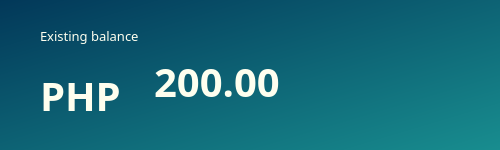
               <widget class="QWidget" name="existing_balance" native="true">
                <property name="sizePolicy">
                 <sizepolicy hsizetype="Fixed" vsizetype="Fixed">
                  <horstretch>0</horstretch>
                  <verstretch>0</verstretch>
                 </sizepolicy>
                </property>
                <property name="minimumSize">
                 <size>
                  <width>500</width>
                  <height>150</height>
                 </size>
                </property>
                <property name="maximumSize">
                 <size>
                  <width>500</width>
                  <height>500</height>
                 </size>
                </property>
                <property name="styleSheet">
                 <string notr="true">background-color: qlineargradient(spread:pad, x1:0, y1:0, x2:1, y2:1, stop:0 rgba(2, 56, 89, 255), stop:1 rgba(24, 141, 143, 255));
</string>
                </property>
                <widget class="QPlainTextEdit" name="balance_text">
                 <property name="geometry">
                  <rect>
                   <x>150</x>
                   <y>50</y>
                   <width>241</width>
                   <height>61</height>
                  </rect>
                 </property>
                 <property name="font">
                  <font>
                   <family>Poppins</family>
                   <pointsize>30</pointsize>
                   <weight>75</weight>
                   <bold>true</bold>
                  </font>
                 </property>
                 <property name="styleSheet">
                  <string notr="true">color: rgb(254, 255, 239);
background: transparent;
border: transparent;</string>
                 </property>
                 <property name="verticalScrollBarPolicy">
                  <enum>Qt::ScrollBarAlwaysOff</enum>
                 </property>
                 <property name="horizontalScrollBarPolicy">
                  <enum>Qt::ScrollBarAlwaysOff</enum>
                 </property>
                 <property name="plainText">
                  <string>200.00</string>
                 </property>
                 <property name="textInteractionFlags">
                  <set>Qt::NoTextInteraction</set>
                 </property>
                </widget>
                <widget class="QLabel" name="label_12">
                 <property name="geometry">
                  <rect>
                   <x>40</x>
                   <y>60</y>
                   <width>111</width>
                   <height>71</height>
                  </rect>
                 </property>
                 <property name="font">
                  <font>
                   <family>Poppins</family>
                   <pointsize>30</pointsize>
                   <weight>75</weight>
                   <bold>true</bold>
                  </font>
                 </property>
                 <property name="styleSheet">
                  <string notr="true">background: transparent;
border: transparent;
color: rgb(254, 255, 239)
</string>
                 </property>
                 <property name="text">
                  <string>PHP</string>
                 </property>
                </widget>
                <widget class="QLabel" name="existing_balance_2">
                 <property name="geometry">
                  <rect>
                   <x>40</x>
                   <y>20</y>
                   <width>241</width>
                   <height>31</height>
                  </rect>
                 </property>
                 <property name="font">
                  <font>
                   <family>Poppins</family>
                   <pointsize>10</pointsize>
                   <weight>50</weight>
                   <bold>false</bold>
                   <underline>false</underline>
                  </font>
                 </property>
                 <property name="styleSheet">
                  <string notr="true">background: transparent;
border: transparent;
color: rgb(254, 255, 239)
</string>
                 </property>
                 <property name="text">
                  <string>Existing balance</string>
                 </property>
                </widget>
                <widget class="QLabel" name="warning">
                 <property name="geometry">
                  <rect>
                   <x>330</x>
                   <y>20</y>
                   <width>171</width>
                   <height>31</height>
                  </rect>
                 </property>
                 <property name="font">
                  <font>
                   <family>Poppins</family>
                   <pointsize>9</pointsize>
                   <weight>50</weight>
                   <bold>false</bold>
                   <underline>false</underline>
                  </font>
                 </property>
                 <property name="styleSheet">
                  <string notr="true">background: transparent;
border: transparent;
color: rgb(87, 189, 198);
</string>
                 </property>
                 <property name="text">
                  <string/>
                 </property>
                </widget>
               </widget>
